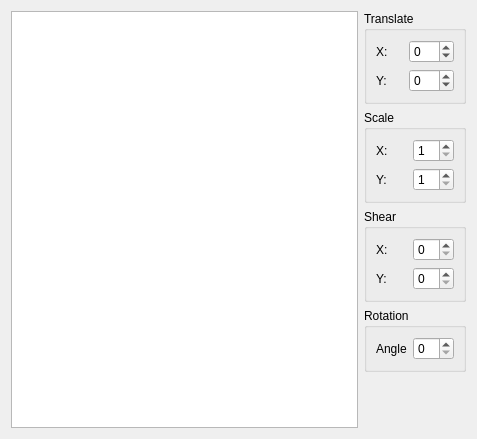
<?xml version="1.0" encoding="UTF-8"?>
<ui version="4.0">
 <class>Widget</class>
 <widget class="QWidget" name="Widget">
  <property name="geometry">
   <rect>
    <x>0</x>
    <y>0</y>
    <width>477</width>
    <height>439</height>
   </rect>
  </property>
  <property name="windowTitle">
   <string>Widget</string>
  </property>
  <layout class="QHBoxLayout" name="horizontalLayout_8">
   <item>
    <widget class="QGraphicsView" name="graphicsView"/>
   </item>
   <item>
    <layout class="QVBoxLayout" name="verticalLayout_5">
     <item>
      <widget class="QGroupBox" name="groupBox">
       <property name="title">
        <string>Translate</string>
       </property>
       <layout class="QVBoxLayout" name="verticalLayout">
        <item>
         <layout class="QHBoxLayout" name="horizontalLayout">
          <item>
           <widget class="QLabel" name="label">
            <property name="text">
             <string>X:</string>
            </property>
           </widget>
          </item>
          <item>
           <widget class="QSpinBox" name="xTranslateSpinBox">
            <property name="minimum">
             <number>-99</number>
            </property>
           </widget>
          </item>
         </layout>
        </item>
        <item>
         <layout class="QHBoxLayout" name="horizontalLayout_2">
          <item>
           <widget class="QLabel" name="label_2">
            <property name="text">
             <string>Y:</string>
            </property>
           </widget>
          </item>
          <item>
           <widget class="QSpinBox" name="yTranslateSpinBox">
            <property name="minimum">
             <number>-99</number>
            </property>
           </widget>
          </item>
         </layout>
        </item>
       </layout>
      </widget>
     </item>
     <item>
      <widget class="QGroupBox" name="groupBox_2">
       <property name="title">
        <string>Scale</string>
       </property>
       <layout class="QVBoxLayout" name="verticalLayout_2">
        <item>
         <layout class="QHBoxLayout" name="horizontalLayout_3">
          <item>
           <widget class="QLabel" name="label_3">
            <property name="text">
             <string>X:</string>
            </property>
           </widget>
          </item>
          <item>
           <widget class="QSpinBox" name="xScaleSpinBox">
            <property name="minimum">
             <number>1</number>
            </property>
           </widget>
          </item>
         </layout>
        </item>
        <item>
         <layout class="QHBoxLayout" name="horizontalLayout_4">
          <item>
           <widget class="QLabel" name="label_4">
            <property name="text">
             <string>Y:</string>
            </property>
           </widget>
          </item>
          <item>
           <widget class="QSpinBox" name="yScaleSpinBox">
            <property name="minimum">
             <number>1</number>
            </property>
           </widget>
          </item>
         </layout>
        </item>
       </layout>
      </widget>
     </item>
     <item>
      <widget class="QGroupBox" name="groupBox_3">
       <property name="title">
        <string>Shear</string>
       </property>
       <layout class="QVBoxLayout" name="verticalLayout_3">
        <item>
         <layout class="QHBoxLayout" name="horizontalLayout_5">
          <item>
           <widget class="QLabel" name="label_5">
            <property name="text">
             <string>X:</string>
            </property>
           </widget>
          </item>
          <item>
           <widget class="QSpinBox" name="xShearSpinBox"/>
          </item>
         </layout>
        </item>
        <item>
         <layout class="QHBoxLayout" name="horizontalLayout_6">
          <item>
           <widget class="QLabel" name="label_6">
            <property name="text">
             <string>Y:</string>
            </property>
           </widget>
          </item>
          <item>
           <widget class="QSpinBox" name="yShearSpinBox"/>
          </item>
         </layout>
        </item>
       </layout>
      </widget>
     </item>
     <item>
      <widget class="QGroupBox" name="groupBox_4">
       <property name="title">
        <string>Rotation</string>
       </property>
       <layout class="QVBoxLayout" name="verticalLayout_4">
        <item>
         <layout class="QHBoxLayout" name="horizontalLayout_7">
          <item>
           <widget class="QLabel" name="label_7">
            <property name="text">
             <string>Angle</string>
            </property>
           </widget>
          </item>
          <item>
           <widget class="QSpinBox" name="rotationSpinBox"/>
          </item>
         </layout>
        </item>
       </layout>
      </widget>
     </item>
     <item>
      <spacer name="verticalSpacer">
       <property name="orientation">
        <enum>Qt::Vertical</enum>
       </property>
       <property name="sizeHint" stdset="0">
        <size>
         <width>20</width>
         <height>40</height>
        </size>
       </property>
      </spacer>
     </item>
    </layout>
   </item>
  </layout>
 </widget>
 <resources/>
 <connections/>
</ui>
